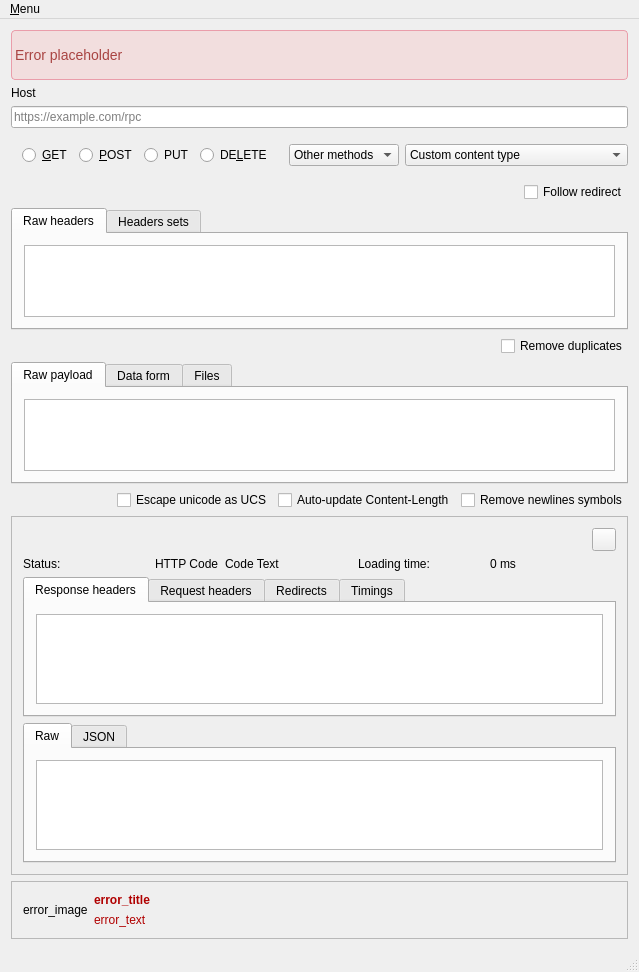
<?xml version="1.0" encoding="UTF-8"?>
<ui version="4.0">
 <class>MainWindow</class>
 <widget class="QMainWindow" name="MainWindow">
  <property name="geometry">
   <rect>
    <x>0</x>
    <y>0</y>
    <width>630</width>
    <height>972</height>
   </rect>
  </property>
  <property name="windowTitle">
   <string/>
  </property>
  <widget class="QWidget" name="centralWidget">
   <layout class="QVBoxLayout" name="verticalLayout_2">
    <item>
     <widget class="QLabel" name="error_placeholder">
      <property name="minimumSize">
       <size>
        <width>0</width>
        <height>50</height>
       </size>
      </property>
      <property name="styleSheet">
       <string notr="true">color: #a94442;
border: 1px solid #EA9DAA;
border-radius: 4px;
font-family: &quot;Helvetica Neue&quot;,Helvetica,Arial,sans-serif;
font-size: 14px;
line-height: 1.42857143;
background-color: #f2dede;</string>
      </property>
      <property name="text">
       <string>Error placeholder</string>
      </property>
     </widget>
    </item>
    <item>
     <widget class="QLabel" name="label">
      <property name="text">
       <string>Host</string>
      </property>
     </widget>
    </item>
    <item>
     <widget class="QLineEdit" name="host">
      <property name="styleSheet">
       <string notr="true"/>
      </property>
      <property name="placeholderText">
       <string>https://example.com/rpc</string>
      </property>
     </widget>
    </item>
    <item>
     <layout class="QHBoxLayout" name="horizontalLayout_2">
      <item>
       <widget class="QFrame" name="request_method">
        <layout class="QHBoxLayout" name="horizontalLayout_5">
         <item>
          <widget class="QRadioButton" name="get_radio">
           <property name="sizePolicy">
            <sizepolicy hsizetype="Minimum" vsizetype="Fixed">
             <horstretch>0</horstretch>
             <verstretch>0</verstretch>
            </sizepolicy>
           </property>
           <property name="text">
            <string>&amp;GET</string>
           </property>
          </widget>
         </item>
         <item>
          <widget class="QRadioButton" name="post_radio">
           <property name="text">
            <string>&amp;POST</string>
           </property>
          </widget>
         </item>
         <item>
          <widget class="QRadioButton" name="put_radio">
           <property name="text">
            <string>PUT</string>
           </property>
          </widget>
         </item>
         <item>
          <widget class="QRadioButton" name="delete_radio">
           <property name="text">
            <string>DE&amp;LETE</string>
           </property>
          </widget>
         </item>
        </layout>
       </widget>
      </item>
      <item>
       <widget class="QComboBox" name="custom_request">
        <property name="sizePolicy">
         <sizepolicy hsizetype="Minimum" vsizetype="Fixed">
          <horstretch>0</horstretch>
          <verstretch>0</verstretch>
         </sizepolicy>
        </property>
        <property name="baseSize">
         <size>
          <width>0</width>
          <height>0</height>
         </size>
        </property>
        <item>
         <property name="text">
          <string>Other methods</string>
         </property>
        </item>
       </widget>
      </item>
      <item>
       <widget class="QComboBox" name="content_type">
        <property name="sizePolicy">
         <sizepolicy hsizetype="Expanding" vsizetype="Fixed">
          <horstretch>0</horstretch>
          <verstretch>0</verstretch>
         </sizepolicy>
        </property>
        <item>
         <property name="text">
          <string>Custom content type</string>
         </property>
        </item>
        <item>
         <property name="text">
          <string extracomment="test">application/json</string>
         </property>
        </item>
        <item>
         <property name="text">
          <string>application/xml</string>
         </property>
        </item>
        <item>
         <property name="text">
          <string>application/x-www-form-urlencoded</string>
         </property>
        </item>
       </widget>
      </item>
     </layout>
    </item>
    <item>
     <layout class="QHBoxLayout" name="horizontalLayout">
      <item>
       <spacer name="horizontalSpacer_2">
        <property name="orientation">
         <enum>Qt::Horizontal</enum>
        </property>
        <property name="sizeHint" stdset="0">
         <size>
          <width>40</width>
          <height>20</height>
         </size>
        </property>
       </spacer>
      </item>
      <item>
       <widget class="QCheckBox" name="follow_redirect">
        <property name="text">
         <string>Follow redirect</string>
        </property>
       </widget>
      </item>
     </layout>
    </item>
    <item>
     <widget class="QFrame" name="request_frame">
      <layout class="QVBoxLayout" name="verticalLayout_17">
       <property name="leftMargin">
        <number>0</number>
       </property>
       <property name="topMargin">
        <number>0</number>
       </property>
       <property name="rightMargin">
        <number>0</number>
       </property>
       <property name="bottomMargin">
        <number>0</number>
       </property>
       <item>
        <widget class="QTabWidget" name="request_tabs">
         <property name="currentIndex">
          <number>0</number>
         </property>
         <widget class="QWidget" name="tab">
          <property name="enabled">
           <bool>true</bool>
          </property>
          <attribute name="title">
           <string>Raw headers</string>
          </attribute>
          <layout class="QVBoxLayout" name="verticalLayout_4">
           <item>
            <layout class="QVBoxLayout" name="verticalLayout_3">
             <item>
              <widget class="QTextEdit" name="request_raw_headers">
               <property name="acceptRichText">
                <bool>false</bool>
               </property>
              </widget>
             </item>
            </layout>
           </item>
          </layout>
         </widget>
         <widget class="QWidget" name="tab_2">
          <attribute name="title">
           <string>Headers sets</string>
          </attribute>
          <layout class="QVBoxLayout" name="verticalLayout_8">
           <item>
            <layout class="QVBoxLayout" name="verticalLayout_7">
             <item>
              <widget class="QLabel" name="label_2">
               <property name="text">
                <string>Not implemented yet.</string>
               </property>
               <property name="alignment">
                <set>Qt::AlignCenter</set>
               </property>
              </widget>
             </item>
            </layout>
           </item>
          </layout>
         </widget>
        </widget>
       </item>
       <item>
        <layout class="QHBoxLayout" name="horizontalLayout_4">
         <item>
          <spacer name="horizontalSpacer">
           <property name="orientation">
            <enum>Qt::Horizontal</enum>
           </property>
           <property name="sizeHint" stdset="0">
            <size>
             <width>40</width>
             <height>20</height>
            </size>
           </property>
          </spacer>
         </item>
         <item>
          <widget class="QCheckBox" name="remove_duplicates_checkbox">
           <property name="text">
            <string>Remove duplicates</string>
           </property>
          </widget>
         </item>
        </layout>
       </item>
      </layout>
     </widget>
    </item>
    <item>
     <widget class="QFrame" name="payload_frame">
      <layout class="QVBoxLayout" name="verticalLayout_19">
       <property name="leftMargin">
        <number>0</number>
       </property>
       <property name="topMargin">
        <number>0</number>
       </property>
       <property name="rightMargin">
        <number>0</number>
       </property>
       <property name="bottomMargin">
        <number>0</number>
       </property>
       <item>
        <widget class="QTabWidget" name="payload_form">
         <property name="currentIndex">
          <number>0</number>
         </property>
         <widget class="QWidget" name="tab_3">
          <attribute name="title">
           <string>Raw payload</string>
          </attribute>
          <layout class="QVBoxLayout" name="verticalLayout_6">
           <item>
            <layout class="QVBoxLayout" name="verticalLayout_5">
             <item>
              <widget class="plainTextEdit" name="request_raw_payload"/>
             </item>
            </layout>
           </item>
          </layout>
         </widget>
         <widget class="QWidget" name="tab_4">
          <attribute name="title">
           <string>Data form</string>
          </attribute>
          <layout class="QVBoxLayout" name="verticalLayout_10">
           <item>
            <layout class="QVBoxLayout" name="verticalLayout_9">
             <item>
              <widget class="QLabel" name="label_3">
               <property name="text">
                <string>Not implemented yet.</string>
               </property>
               <property name="alignment">
                <set>Qt::AlignCenter</set>
               </property>
              </widget>
             </item>
            </layout>
           </item>
          </layout>
         </widget>
         <widget class="QWidget" name="tab_5">
          <attribute name="title">
           <string>Files</string>
          </attribute>
          <layout class="QVBoxLayout" name="verticalLayout_12">
           <item>
            <layout class="QVBoxLayout" name="verticalLayout_11">
             <item>
              <widget class="QLabel" name="label_4">
               <property name="text">
                <string>Not implemented yet.</string>
               </property>
               <property name="alignment">
                <set>Qt::AlignCenter</set>
               </property>
              </widget>
             </item>
            </layout>
           </item>
          </layout>
         </widget>
        </widget>
       </item>
       <item>
        <layout class="QHBoxLayout" name="horizontalLayout_9">
         <item>
          <spacer name="horizontalSpacer_3">
           <property name="orientation">
            <enum>Qt::Horizontal</enum>
           </property>
           <property name="sizeHint" stdset="0">
            <size>
             <width>40</width>
             <height>20</height>
            </size>
           </property>
          </spacer>
         </item>
         <item>
          <widget class="QCheckBox" name="escape_unicode">
           <property name="text">
            <string>Escape unicode as UCS</string>
           </property>
          </widget>
         </item>
         <item>
          <widget class="QCheckBox" name="autoupdate_contentlength_checkbox">
           <property name="text">
            <string>Auto-update Content-Length</string>
           </property>
          </widget>
         </item>
         <item>
          <widget class="QCheckBox" name="remove_newlines_checkbox">
           <property name="text">
            <string>Remove newlines symbols</string>
           </property>
          </widget>
         </item>
        </layout>
       </item>
      </layout>
     </widget>
    </item>
    <item>
     <layout class="QGridLayout" name="push_grid"/>
    </item>
    <item>
     <widget class="QFrame" name="reply_frame">
      <property name="frameShape">
       <enum>QFrame::StyledPanel</enum>
      </property>
      <property name="frameShadow">
       <enum>QFrame::Raised</enum>
      </property>
      <layout class="QVBoxLayout" name="verticalLayout_15">
       <item>
        <layout class="QHBoxLayout" name="horizontalLayout_10">
         <item>
          <spacer name="horizontalSpacer_4">
           <property name="orientation">
            <enum>Qt::Horizontal</enum>
           </property>
           <property name="sizeHint" stdset="0">
            <size>
             <width>40</width>
             <height>20</height>
            </size>
           </property>
          </spacer>
         </item>
         <item>
          <widget class="QToolButton" name="reply_close_button">
           <property name="text">
            <string/>
           </property>
          </widget>
         </item>
        </layout>
       </item>
       <item>
        <layout class="QHBoxLayout" name="horizontalLayout_3">
         <item>
          <widget class="QLabel" name="label_5">
           <property name="text">
            <string>Status:</string>
           </property>
          </widget>
         </item>
         <item>
          <widget class="QLabel" name="http_status_code">
           <property name="sizePolicy">
            <sizepolicy hsizetype="Fixed" vsizetype="Preferred">
             <horstretch>0</horstretch>
             <verstretch>0</verstretch>
            </sizepolicy>
           </property>
           <property name="text">
            <string>HTTP Code</string>
           </property>
          </widget>
         </item>
         <item>
          <widget class="QLabel" name="http_code_text">
           <property name="text">
            <string>Code Text</string>
           </property>
          </widget>
         </item>
         <item>
          <widget class="QLabel" name="label_7">
           <property name="text">
            <string>Loading time:</string>
           </property>
          </widget>
         </item>
         <item>
          <widget class="QLabel" name="http_loading_time">
           <property name="text">
            <string>0 ms</string>
           </property>
          </widget>
         </item>
        </layout>
       </item>
       <item>
        <widget class="QTabWidget" name="tabWidget_3">
         <property name="currentIndex">
          <number>0</number>
         </property>
         <widget class="QWidget" name="tab_6">
          <attribute name="title">
           <string>Response headers</string>
          </attribute>
          <layout class="QVBoxLayout" name="verticalLayout_18">
           <item>
            <widget class="QTextEdit" name="response_headers">
             <property name="readOnly">
              <bool>true</bool>
             </property>
            </widget>
           </item>
          </layout>
         </widget>
         <widget class="QWidget" name="tab_7">
          <attribute name="title">
           <string>Request headers</string>
          </attribute>
          <layout class="QVBoxLayout" name="verticalLayout">
           <item>
            <widget class="QTextEdit" name="request_headers">
             <property name="readOnly">
              <bool>true</bool>
             </property>
            </widget>
           </item>
          </layout>
         </widget>
         <widget class="QWidget" name="tab_8">
          <attribute name="title">
           <string>Redirects</string>
          </attribute>
          <layout class="QHBoxLayout" name="horizontalLayout_7">
           <item>
            <widget class="QLabel" name="label_6">
             <property name="text">
              <string>Not implemented yet.</string>
             </property>
             <property name="alignment">
              <set>Qt::AlignCenter</set>
             </property>
            </widget>
           </item>
          </layout>
         </widget>
         <widget class="QWidget" name="tab_9">
          <attribute name="title">
           <string>Timings</string>
          </attribute>
          <layout class="QHBoxLayout" name="horizontalLayout_8">
           <item>
            <widget class="QLabel" name="label_8">
             <property name="text">
              <string>Not implemented yet.</string>
             </property>
             <property name="alignment">
              <set>Qt::AlignCenter</set>
             </property>
            </widget>
           </item>
          </layout>
         </widget>
        </widget>
       </item>
       <item>
        <widget class="QTabWidget" name="tabWidget_4">
         <property name="currentIndex">
          <number>0</number>
         </property>
         <widget class="QWidget" name="tab_10">
          <attribute name="title">
           <string>Raw</string>
          </attribute>
          <layout class="QVBoxLayout" name="verticalLayout_13">
           <item>
            <widget class="QPlainTextEdit" name="reply_raw">
             <property name="readOnly">
              <bool>true</bool>
             </property>
            </widget>
           </item>
          </layout>
         </widget>
         <widget class="QWidget" name="tab_11">
          <attribute name="title">
           <string>JSON</string>
          </attribute>
          <layout class="QVBoxLayout" name="verticalLayout_14">
           <item>
            <widget class="QTextEdit" name="reply_parsed">
             <property name="readOnly">
              <bool>true</bool>
             </property>
            </widget>
           </item>
          </layout>
         </widget>
        </widget>
       </item>
      </layout>
     </widget>
    </item>
    <item>
     <widget class="QFrame" name="error_frame">
      <property name="frameShape">
       <enum>QFrame::StyledPanel</enum>
      </property>
      <property name="frameShadow">
       <enum>QFrame::Raised</enum>
      </property>
      <layout class="QHBoxLayout" name="horizontalLayout_6">
       <item>
        <widget class="QLabel" name="error_image">
         <property name="sizePolicy">
          <sizepolicy hsizetype="Fixed" vsizetype="Preferred">
           <horstretch>0</horstretch>
           <verstretch>0</verstretch>
          </sizepolicy>
         </property>
         <property name="text">
          <string>error_image</string>
         </property>
        </widget>
       </item>
       <item>
        <layout class="QVBoxLayout" name="verticalLayout_16">
         <item>
          <widget class="QLabel" name="error_title">
           <property name="styleSheet">
            <string notr="true">font-weight:bold;color:#B00000;</string>
           </property>
           <property name="text">
            <string>error_title</string>
           </property>
          </widget>
         </item>
         <item>
          <widget class="QLabel" name="error_text">
           <property name="styleSheet">
            <string notr="true">color:#B00000;</string>
           </property>
           <property name="text">
            <string>error_text</string>
           </property>
          </widget>
         </item>
        </layout>
       </item>
      </layout>
     </widget>
    </item>
   </layout>
  </widget>
  <widget class="QMenuBar" name="menuBar">
   <property name="geometry">
    <rect>
     <x>0</x>
     <y>0</y>
     <width>630</width>
     <height>22</height>
    </rect>
   </property>
   <widget class="QMenu" name="menuMenu">
    <property name="title">
     <string>&amp;Menu</string>
    </property>
    <addaction name="actionAbout"/>
    <addaction name="actionAbout_Qt"/>
   </widget>
   <addaction name="menuMenu"/>
  </widget>
  <widget class="QStatusBar" name="statusBar"/>
  <action name="actionAbout">
   <property name="text">
    <string>&amp;About</string>
   </property>
  </action>
  <action name="actionAbout_Qt">
   <property name="text">
    <string>About &amp;Qt</string>
   </property>
  </action>
 </widget>
 <layoutdefault spacing="6" margin="11"/>
 <customwidgets>
  <customwidget>
   <class>plainTextEdit</class>
   <extends>QPlainTextEdit</extends>
   <header location="global">src/widgets/plaintextedit.hpp</header>
  </customwidget>
 </customwidgets>
 <resources/>
 <connections/>
</ui>
